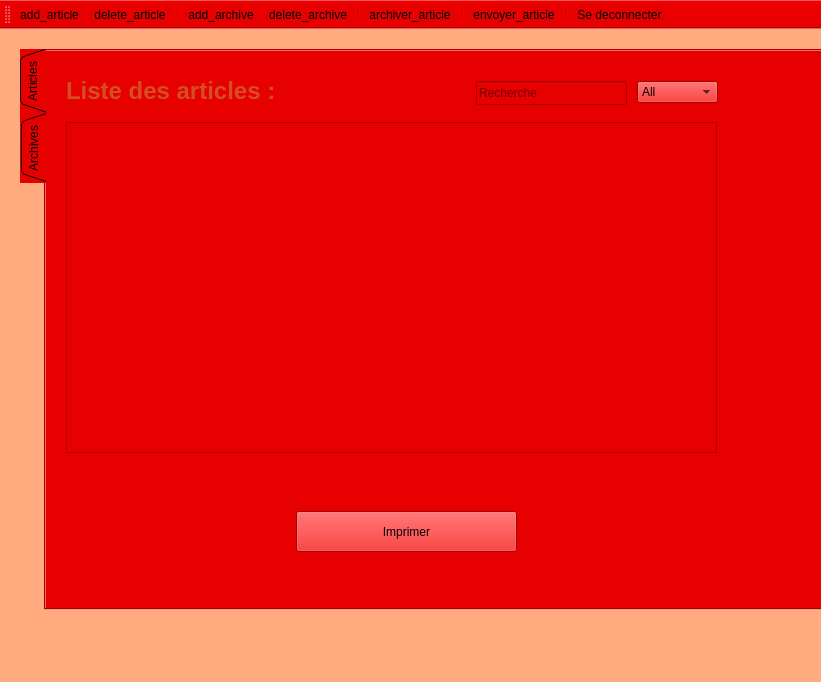
<?xml version="1.0" encoding="UTF-8"?>
<ui version="4.0">
 <class>gestion_abir</class>
 <widget class="QMainWindow" name="gestion_abir">
  <property name="geometry">
   <rect>
    <x>0</x>
    <y>0</y>
    <width>821</width>
    <height>682</height>
   </rect>
  </property>
  <property name="windowTitle">
   <string>MainWindow</string>
  </property>
  <property name="styleSheet">
   <string notr="true">background-image: url(:/img/hand-painted-watercolor-background-with-sky-clouds-shape_24972-1095.jpg);
background-image: url(:/new/prefix1/img/maxresdefault.jpg);
background-color: rgb(255, 170, 127);</string>
  </property>
  <widget class="QWidget" name="centralwidget">
   <widget class="QTabWidget" name="tabWidget">
    <property name="geometry">
     <rect>
      <x>20</x>
      <y>20</y>
      <width>1051</width>
      <height>561</height>
     </rect>
    </property>
    <property name="styleSheet">
     <string notr="true">background-image: url(:/new/prefix1/img/maxresdefault.jpg);
background-color: rgb(230, 0, 0);</string>
    </property>
    <property name="tabPosition">
     <enum>QTabWidget::West</enum>
    </property>
    <property name="tabShape">
     <enum>QTabWidget::Triangular</enum>
    </property>
    <property name="currentIndex">
     <number>0</number>
    </property>
    <widget class="QWidget" name="tab">
     <attribute name="title">
      <string>Articles</string>
     </attribute>
     <widget class="QLineEdit" name="rech_article">
      <property name="geometry">
       <rect>
        <x>430</x>
        <y>30</y>
        <width>151</width>
        <height>24</height>
       </rect>
      </property>
      <property name="placeholderText">
       <string>Recherche</string>
      </property>
      <property name="clearButtonEnabled">
       <bool>true</bool>
      </property>
     </widget>
     <widget class="QTableView" name="table_article">
      <property name="geometry">
       <rect>
        <x>20</x>
        <y>71</y>
        <width>651</width>
        <height>331</height>
       </rect>
      </property>
      <property name="sortingEnabled">
       <bool>true</bool>
      </property>
      <attribute name="horizontalHeaderCascadingSectionResizes">
       <bool>true</bool>
      </attribute>
      <attribute name="horizontalHeaderShowSortIndicator" stdset="0">
       <bool>false</bool>
      </attribute>
      <attribute name="horizontalHeaderStretchLastSection">
       <bool>false</bool>
      </attribute>
     </widget>
     <widget class="QLabel" name="label">
      <property name="geometry">
       <rect>
        <x>20</x>
        <y>20</y>
        <width>261</width>
        <height>41</height>
       </rect>
      </property>
      <property name="text">
       <string>&lt;html&gt;&lt;head/&gt;&lt;body&gt;&lt;p&gt;&lt;span style=&quot; font-size:18pt; font-weight:600; color:#d54e21;&quot;&gt;Liste des articles :&lt;/span&gt;&lt;/p&gt;&lt;/body&gt;&lt;/html&gt;</string>
      </property>
     </widget>
     <widget class="QComboBox" name="article_sel_col">
      <property name="geometry">
       <rect>
        <x>591</x>
        <y>30</y>
        <width>81</width>
        <height>22</height>
       </rect>
      </property>
      <item>
       <property name="text">
        <string>All</string>
       </property>
      </item>
      <item>
       <property name="text">
        <string>ID</string>
       </property>
      </item>
      <item>
       <property name="text">
        <string>-</string>
       </property>
      </item>
      <item>
       <property name="text">
        <string>Titre</string>
       </property>
      </item>
      <item>
       <property name="text">
        <string>Categorie</string>
       </property>
      </item>
      <item>
       <property name="text">
        <string>Contenu</string>
       </property>
      </item>
      <item>
       <property name="text">
        <string>Date arch</string>
       </property>
      </item>
      <item>
       <property name="text">
        <string>Archive</string>
       </property>
      </item>
     </widget>
     <widget class="QPushButton" name="Imprimer">
      <property name="geometry">
       <rect>
        <x>250</x>
        <y>460</y>
        <width>221</width>
        <height>41</height>
       </rect>
      </property>
      <property name="text">
       <string>Imprimer</string>
      </property>
     </widget>
    </widget>
    <widget class="QWidget" name="tab_2">
     <attribute name="title">
      <string>Archives</string>
     </attribute>
     <widget class="QTableView" name="table_arch">
      <property name="geometry">
       <rect>
        <x>10</x>
        <y>60</y>
        <width>651</width>
        <height>361</height>
       </rect>
      </property>
      <property name="selectionMode">
       <enum>QAbstractItemView::ExtendedSelection</enum>
      </property>
      <property name="sortingEnabled">
       <bool>true</bool>
      </property>
      <attribute name="horizontalHeaderShowSortIndicator" stdset="0">
       <bool>false</bool>
      </attribute>
     </widget>
     <widget class="QLabel" name="label_4">
      <property name="geometry">
       <rect>
        <x>30</x>
        <y>10</y>
        <width>291</width>
        <height>31</height>
       </rect>
      </property>
      <property name="text">
       <string>&lt;html&gt;&lt;head/&gt;&lt;body&gt;&lt;p&gt;&lt;span style=&quot; font-size:18pt; font-weight:600; color:#d54e21;&quot;&gt;liste des archives :&lt;/span&gt;&lt;/p&gt;&lt;/body&gt;&lt;/html&gt;</string>
      </property>
     </widget>
     <widget class="QLineEdit" name="rech_arch">
      <property name="geometry">
       <rect>
        <x>430</x>
        <y>20</y>
        <width>141</width>
        <height>24</height>
       </rect>
      </property>
      <property name="placeholderText">
       <string>Recherche</string>
      </property>
      <property name="clearButtonEnabled">
       <bool>true</bool>
      </property>
     </widget>
     <widget class="QComboBox" name="arch_sel_col">
      <property name="geometry">
       <rect>
        <x>580</x>
        <y>20</y>
        <width>81</width>
        <height>22</height>
       </rect>
      </property>
      <item>
       <property name="text">
        <string>All</string>
       </property>
      </item>
      <item>
       <property name="text">
        <string>ID</string>
       </property>
      </item>
      <item>
       <property name="text">
        <string>Intitule</string>
       </property>
      </item>
      <item>
       <property name="text">
        <string>Droit Access</string>
       </property>
      </item>
      <item>
       <property name="text">
        <string>Traitement</string>
       </property>
      </item>
      <item>
       <property name="text">
        <string>Creation</string>
       </property>
      </item>
     </widget>
     <widget class="QPushButton" name="export_excel">
      <property name="geometry">
       <rect>
        <x>150</x>
        <y>430</y>
        <width>381</width>
        <height>23</height>
       </rect>
      </property>
      <property name="text">
       <string>Export Excel</string>
      </property>
     </widget>
    </widget>
   </widget>
  </widget>
  <widget class="QMenuBar" name="menubar">
   <property name="geometry">
    <rect>
     <x>0</x>
     <y>0</y>
     <width>821</width>
     <height>26</height>
    </rect>
   </property>
  </widget>
  <widget class="QStatusBar" name="statusbar"/>
  <widget class="QToolBar" name="toolBar">
   <property name="windowTitle">
    <string>toolBar</string>
   </property>
   <property name="styleSheet">
    <string notr="true">background-image: url(:/new/prefix1/img/maxresdefault.jpg);
background-color: rgb(230, 0, 0);</string>
   </property>
   <attribute name="toolBarArea">
    <enum>TopToolBarArea</enum>
   </attribute>
   <attribute name="toolBarBreak">
    <bool>false</bool>
   </attribute>
   <addaction name="actionadd_article"/>
   <addaction name="actiondelete_article"/>
   <addaction name="separator"/>
   <addaction name="actionadd_archive"/>
   <addaction name="actiondelete_archive"/>
   <addaction name="separator"/>
   <addaction name="actionarchiver_article"/>
   <addaction name="separator"/>
   <addaction name="actionenvoyer_article"/>
   <addaction name="separator"/>
   <addaction name="actiondeconnecter"/>
  </widget>
  <action name="actionadd_article">
   <property name="checkable">
    <bool>false</bool>
   </property>
   <property name="icon">
    <iconset resource="resources.qrc">
     <normaloff>:/new/prefix1/img/Add-icon.png</normaloff>:/new/prefix1/img/Add-icon.png</iconset>
   </property>
   <property name="text">
    <string>add_article</string>
   </property>
   <property name="toolTip">
    <string>&lt;html&gt;&lt;head/&gt;&lt;body&gt;&lt;p&gt;&lt;img src=&quot;:/img/ajouter article.jpg&quot;/&gt;&lt;/p&gt;&lt;/body&gt;&lt;/html&gt;</string>
   </property>
   <property name="shortcut">
    <string>Ctrl+A</string>
   </property>
  </action>
  <action name="actiondelete_article">
   <property name="icon">
    <iconset resource="resources.qrc">
     <normaloff>:/new/prefix1/img/delete-icon.png</normaloff>:/new/prefix1/img/delete-icon.png</iconset>
   </property>
   <property name="text">
    <string>delete_article</string>
   </property>
   <property name="toolTip">
    <string>&lt;html&gt;&lt;head/&gt;&lt;body&gt;&lt;p&gt;&lt;img src=&quot;:/img/supprimer article.jpg&quot;/&gt;&lt;/p&gt;&lt;/body&gt;&lt;/html&gt;</string>
   </property>
   <property name="shortcut">
    <string>Backspace, Ctrl+D</string>
   </property>
  </action>
  <action name="actionadd_archive">
   <property name="icon">
    <iconset resource="resources.qrc">
     <normaloff>:/new/prefix1/img/images (2).jfif</normaloff>:/new/prefix1/img/images (2).jfif</iconset>
   </property>
   <property name="text">
    <string>add_archive</string>
   </property>
   <property name="shortcut">
    <string>Ctrl+Shift+A</string>
   </property>
  </action>
  <action name="actiondelete_archive">
   <property name="icon">
    <iconset resource="resources.qrc">
     <normaloff>:/new/prefix1/img/images (1).jfif</normaloff>:/new/prefix1/img/images (1).jfif</iconset>
   </property>
   <property name="text">
    <string>delete_archive</string>
   </property>
   <property name="shortcut">
    <string>Ctrl+Shift+D</string>
   </property>
  </action>
  <action name="actionarchiver_article">
   <property name="icon">
    <iconset resource="resources.qrc">
     <normaloff>:/new/prefix1/img/archiver.jpg</normaloff>:/new/prefix1/img/archiver.jpg</iconset>
   </property>
   <property name="text">
    <string>archiver_article</string>
   </property>
   <property name="shortcut">
    <string>A</string>
   </property>
  </action>
  <action name="actionenvoyer_article">
   <property name="icon">
    <iconset resource="resources.qrc">
     <normaloff>:/new/prefix1/img/backmain.jpg</normaloff>:/new/prefix1/img/backmain.jpg</iconset>
   </property>
   <property name="text">
    <string>envoyer_article</string>
   </property>
   <property name="shortcut">
    <string>E</string>
   </property>
  </action>
  <action name="actiondeconnecter">
   <property name="icon">
    <iconset>
     <normaloff>img/Windows-Log-Off-icon.png</normaloff>
     <normalon>:/new/prefix1/img/Windows-Log-Off-icon.png</normalon>img/Windows-Log-Off-icon.png</iconset>
   </property>
   <property name="text">
    <string>Se deconnecter</string>
   </property>
   <property name="toolTip">
    <string>deconnecter</string>
   </property>
   <property name="shortcut">
    <string>Ctrl+O</string>
   </property>
  </action>
 </widget>
 <resources>
  <include location="resources.qrc"/>
 </resources>
 <connections/>
</ui>
